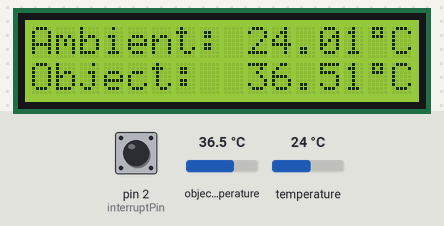
The sketch below on a simulated Arduino Uno, built with avr-gcc and run on an emulated ATmega328P. Parts: 16×2 character LCD. The test bench sets the inputs (shaded band); at power-on: pin 2 (interruptPin) HIGH, object temperature 36.5 °C, temperature 24 °C.

Above: at 3.7 s.
3.8 s: pin 2 (interruptPin) pulled LOW for 0.35 s
At 4.7 s:
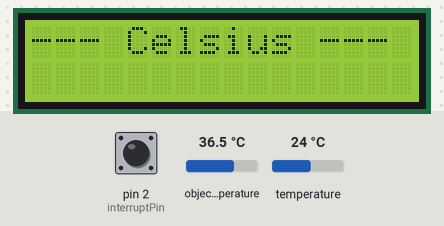
6.4 s: object temperature set to 20 °C
At 7.5 s:
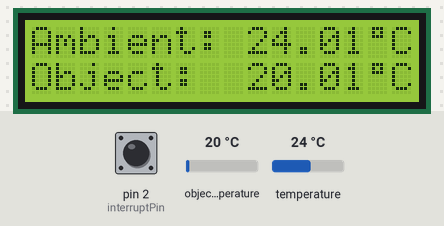
8.1 s: temperature set to 12 °C
At 8.8 s:
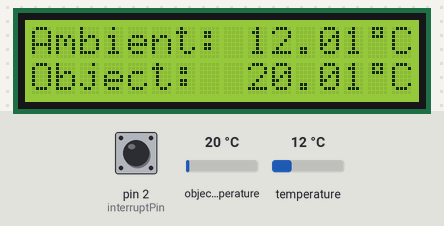
9.8 s: object temperature set to 26 °C
At 11.2 s:
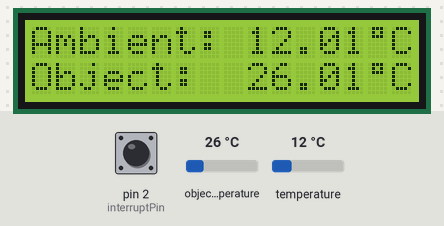
11.5 s: temperature set to 19 °C
At 12.5 s:
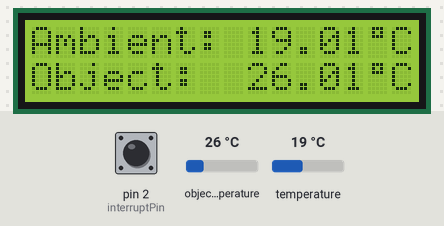
13.2 s: pin 2 (interruptPin) pulled LOW for 3.2 s
At 17.8 s:
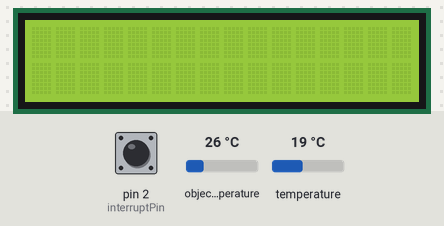
Timing chart, 0 to 18.9 s (numbered marks = the images above; inputs shaded):
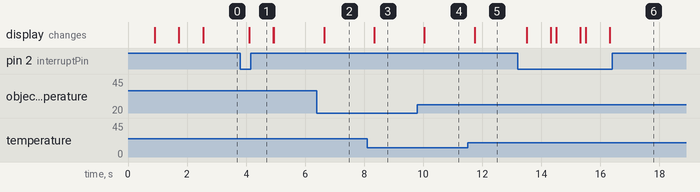

Measured:
- after the input at 3.8 s, the display: changes after 0.31 s (image 1)
- after the input at 6.4 s, the display: changes after 0.24 s (image 2)
- after the input at 8.1 s, the display: changes after 0.24 s (image 3)
- after the input at 9.8 s, the display: changes after 0.24 s (image 4)
- after the input at 11.5 s, the display: changes after 0.24 s (image 5)
- after the input at 13.2 s, the display: first changes after 0.31 s (image 6 shows a later state)

The sketch:

termometro.ino
```cpp
/*
Codigo sacado de internet (NO MODIFICADO)
FUENTE: https://www.youtube.com/watch?v=69GlJFtyKE0

*/
// Librerías utilizadas
#include <Wire.h>
#include <LiquidCrystal_I2C.h>
#include <Adafruit_MLX90614.h>

// Variables de retardo para antirebote
volatile unsigned long last_micros;
long debouncing_time = 250; //Debouncing Time in Milliseconds

// Pin y Bandera de cambio de estado, para seleccionar Grados Celsius o Fahrenheit
const byte interruptPin = 2;
volatile byte select = LOW;
volatile byte measuring = HIGH;

// Creamos un cáracter personalizado
# define Circle 0
byte customChar[] = {
  B01110,
  B01010,
  B01110,
  B00000,
  B00000,
  B00000,
  B00000,
  B00000
};

// Se declara el objeto
Adafruit_MLX90614 mlx = Adafruit_MLX90614();

// Ajusta la dirección de la LCD a 0x27 para una pantalla de 16 caracteres y 2 lineas
LiquidCrystal_I2C lcd(0x27, 16, 2);

void setup() {
  // Pin de interrupcion para cambiar de grados Celsius a Farenheit
  pinMode(interruptPin, INPUT_PULLUP);
  attachInterrupt(digitalPinToInterrupt(interruptPin), SelectTemp, LOW);

  // Inicializa la LCD y el MLX90614
  lcd.init();
  mlx.begin();

  // Se crea el cáracter personalizado
  lcd.createChar(Circle, customChar);

  // Enciende la retroiluminación e imprime un mensaje.
  lcd.backlight();
  lcd.setCursor(0, 0);
  lcd.print("MLX90614 Sensor");
  delay(800);
  lcd.setCursor(0, 1);
  lcd.print("Measuring...");
  delay(800);
  lcd.clear();
  lcd.setCursor(0, 0);
  lcd.print("--- Celsius ---");
  delay(800);
}

void loop() {
  if (select == LOW) {
    if (measuring == HIGH) {
      lcd.setCursor(0, 0);
      lcd.print("Ambient: "); lcd.print(mlx.readAmbientTempC());
      lcd.write(Circle); lcd.print("C");
      lcd.setCursor(0, 1);
      lcd.print("Object:  "); lcd.print(mlx.readObjectTempC());
      lcd.write(Circle); lcd.print("C");
      delay(250);

    } else if (measuring == LOW) {
      lcd.clear();
      lcd.setCursor(0, 0);
      lcd.print("--- Celsius ---");
      delay(800);
      lcd.clear();
      measuring = HIGH;
    }
  }
}


// Rutina de interrupción para cambiar el antirebote y cambio de estado de las escalas
void SelectTemp() {
  if ((long)(micros() - last_micros) >= debouncing_time * 1000) {
    last_micros = micros();
    select = !select;
    measuring = LOW;
  }
}
```
